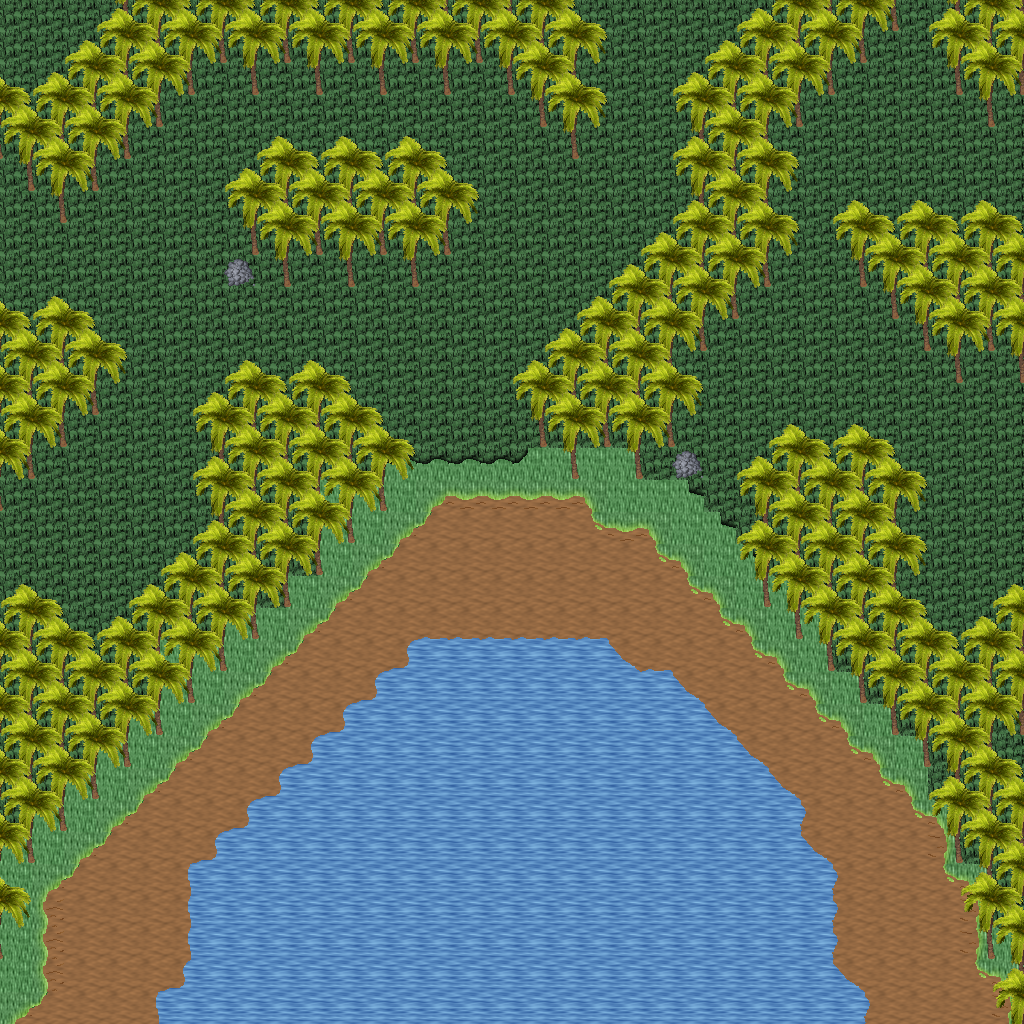

This game map was drawn from its Tiled (.tmx) file and the tilesets committed beside it. A one-line description and the trimmed map source follow:
An orthogonal 32x32 tile map with 32x32 px tiles, 5 tile layers (Ground, Objects, Objects2, Above, ...), 1 hidden layer not drawn, 24 tilesets.

<map version="1.10" tiledversion="1.11.0" orientation="orthogonal" renderorder="right-down" width="32" height="32" tilewidth="32" tileheight="32" infinite="0" nextlayerid="11" nextobjectid="1">
 <tileset firstgid="1" name="ground_ground" tilewidth="32" tileheight="32" tilecount="33" columns="3">
  <image source="../drawable/ground_ground.png" width="96" height="352" />
 </tileset>
 <tileset firstgid="34" name="ground_water_pool" tilewidth="32" tileheight="32" tilecount="72" columns="3">
  <image source="../drawable/ground_water_pool.png" width="96" height="768" />
 </tileset>
 <tileset firstgid="106" name="ground_water_pool_corners" tilewidth="32" tileheight="32" tilecount="72" columns="3">
  <image source="../drawable/ground_water_pool_corners.png" width="96" height="768" />
 </tileset>
 <tileset firstgid="178" name="ground_grass_edges" tilewidth="32" tileheight="32" tilecount="36" columns="12">
  <image source="../drawable/ground_grass_edges.png" width="384" height="96" />
 </tileset>
 <tileset firstgid="214" name="ground_grass_corners" tilewidth="32" tileheight="32" tilecount="24" columns="6">
  <image source="../drawable/ground_grass_corners.png" width="192" height="128" />
 </tileset>
 <tileset firstgid="238" name="plant_tree_palm_tree" tilewidth="32" tileheight="32" tilecount="6" columns="2">
  <image source="../drawable/plant_tree_palm_tree.png" width="64" height="96" />
 </tileset>
 <tileset firstgid="244" name="logic_creature_animal" tilewidth="32" tileheight="32" tilecount="32" columns="8">
  <image source="../drawable/logic_creature_animal.png" width="256" height="128" />
 </tileset>
 <tileset firstgid="276" name="logic_collision" tilewidth="32" tileheight="32" tilecount="1" columns="1">
  <image source="../drawable/logic_collision.png" width="32" height="32" />
 </tileset>
 <tileset firstgid="277" name="item_corpse_huge_animal" tilewidth="32" tileheight="32" tilecount="16" columns="2">
  <image source="../drawable/item_corpse_huge_animal.png" width="64" height="256" />
 </tileset>
 <tileset firstgid="293" name="object_tent" tilewidth="32" tileheight="32" tilecount="9" columns="3">
  <image source="../drawable/object_tent.png" width="96" height="96" />
 </tileset>
 <tileset firstgid="302" name="logic_creature_amazon" tilewidth="32" tileheight="32" tilecount="16" columns="8">
  <image source="../drawable/logic_creature_amazon.png" width="256" height="64" />
 </tileset>
 <tileset firstgid="318" name="furniture_light_iron_lamp" tilewidth="32" tileheight="32" tilecount="3" columns="1">
  <image source="../drawable/furniture_light_iron_lamp.png" width="32" height="96" />
 </tileset>
 <tileset firstgid="321" name="furniture_light_flames" tilewidth="32" tileheight="32" tilecount="6" columns="6">
  <image source="../drawable/furniture_light_flames.png" width="192" height="32" />
 </tileset>
 <tileset firstgid="327" name="ground_rock_large_boulder" tilewidth="32" tileheight="32" tilecount="9" columns="3">
  <image source="../drawable/ground_rock_large_boulder.png" width="96" height="96" />
 </tileset>
 <tileset firstgid="336" name="ground_rock_rocks_2" tilewidth="32" tileheight="32" tilecount="4" columns="2">
  <image source="../drawable/ground_rock_rocks_2.png" width="64" height="64" />
 </tileset>
 <tileset firstgid="340" name="logic_creature_elemental" tilewidth="32" tileheight="32" tilecount="16" columns="8">
  <image source="../drawable/logic_creature_elemental.png" width="256" height="64" />
 </tileset>
 <tileset firstgid="356" name="logic_item_fruits" tilewidth="32" tileheight="32" tilecount="16" columns="8">
  <image source="../drawable/logic_item_fruits.png" width="256" height="64" />
 </tileset>
 <tileset firstgid="372" name="plant_pineapple_plant" tilewidth="32" tileheight="32" tilecount="6" columns="2">
  <image source="../drawable/plant_pineapple_plant.png" width="64" height="96" />
 </tileset>
 <tileset firstgid="378" name="item_statue_flowered_arch" tilewidth="32" tileheight="32" tilecount="24" columns="6">
  <image source="../drawable/item_statue_flowered_arch.png" width="192" height="128" />
 </tileset>
 <tileset firstgid="402" name="ground_grass_2" tilewidth="32" tileheight="32" tilecount="21" columns="3">
  <image source="../drawable/ground_grass_2.png" width="96" height="224" />
 </tileset>
 <tileset firstgid="423" name="light_dim_yellow_light_7x5" tilewidth="32" tileheight="32" tilecount="35" columns="7">
  <image source="../drawable/light_dim_yellow_light_7x5.png" width="224" height="160" />
 </tileset>
 <tileset firstgid="458" name="light_yellow_light_5x5" tilewidth="32" tileheight="32" tilecount="25" columns="5">
  <image source="../drawable/light_yellow_light_5x5.png" width="160" height="160" />
 </tileset>
 <tileset firstgid="483" name="logic_creature_spider" tilewidth="32" tileheight="32" tilecount="3" columns="3">
  <image source="../drawable/logic_creature_spider.png" width="96" height="32" />
 </tileset>
 <tileset firstgid="486" name="logic_creature_reptile" tilewidth="32" tileheight="32" tilecount="7" columns="7">
  <image source="../drawable/logic_creature_reptile.png" width="224" height="32" />
 </tileset>
 <layer id="1" name="Ground" width="32" height="32">
  <data>[1024 cells, 1024 non-empty, 4 distinct tile ids]</data>
 </layer>
 <layer id="2" name="Objects" width="32" height="32">
  <data>[1024 cells, 401 non-empty, 18 distinct tile ids]</data>
 </layer>
 <layer id="3" name="Objects2" width="32" height="32">
  <data>[1024 cells, 214 non-empty, 3 distinct tile ids]</data>
 </layer>
 <layer id="4" name="Above" width="32" height="32">
  <data>[1024 cells, 292 non-empty, 4 distinct tile ids]</data>
 </layer>
 <layer id="5" name="Above2" width="32" height="32">
  <data>[1024 cells, 54 non-empty, 2 distinct tile ids]</data>
 </layer>
 <layer id="6" name="Walkable" width="32" height="32" visible="0">
  <data>[1024 cells, 304 non-empty, 1 distinct tile ids]</data>
 </layer>
 <objectgroup id="7" name="Mapevents" />
 <objectgroup id="8" name="Spawn" />
 <objectgroup id="9" name="Keys" />
 <objectgroup id="10" name="Replace" />
</map>
